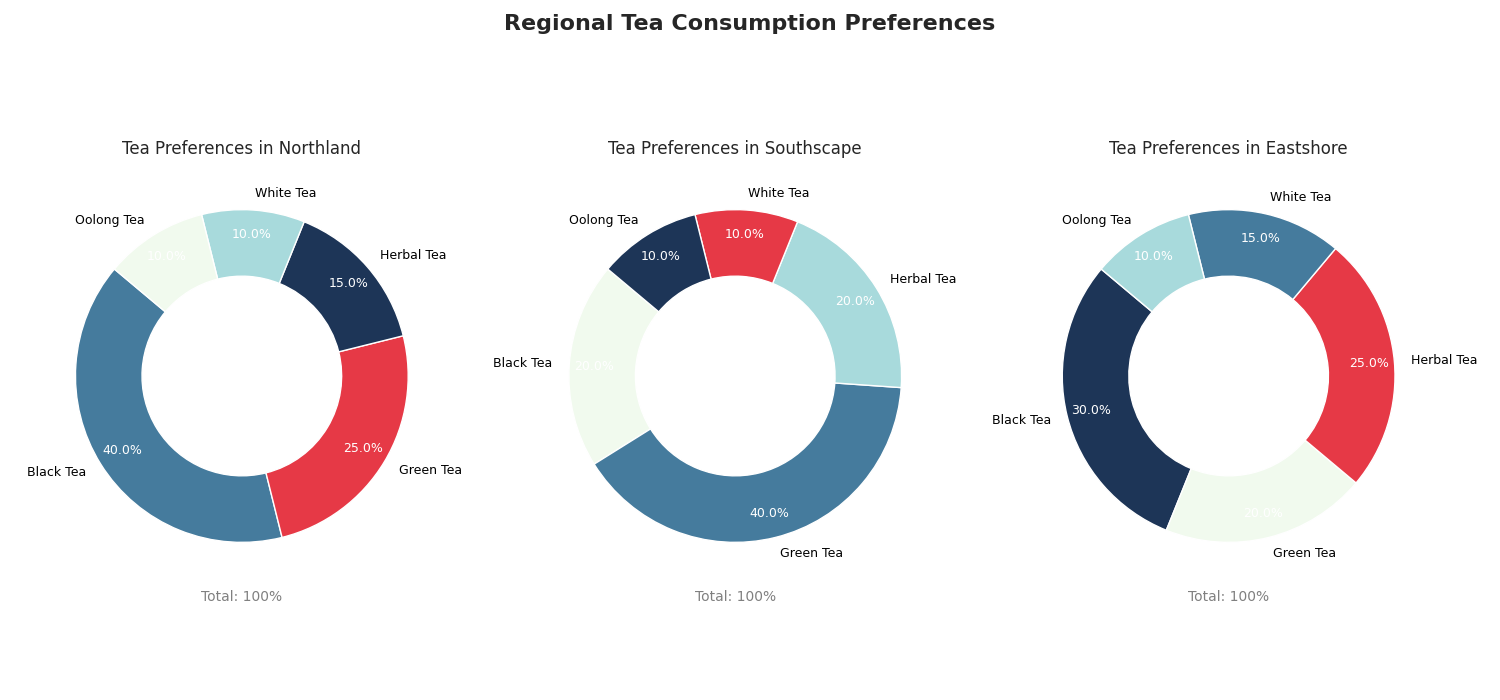

Recreate this plot in Python.
import matplotlib.pyplot as plt
import numpy as np

regions = ["Northland", "Southscape", "Eastshore"]
tea_types = ["Black Tea", "Green Tea", "Herbal Tea", "White Tea", "Oolong Tea"]
northland_consumption = [40, 25, 15, 10, 10]
southscape_consumption = [20, 40, 20, 10, 10]
eastshore_consumption = [30, 20, 25, 15, 10]

consumption_data = [northland_consumption, southscape_consumption, eastshore_consumption]

colors = ['#e63946', '#a8dadc', '#1d3557', '#f1faee', '#457b9d']

fig, ax = plt.subplots(1, 3, figsize=(15, 7), subplot_kw=dict(aspect="equal"))

# Shuffling colors for each region's chart without using random module
shuffled_colors = [
    ['#457b9d', '#e63946', '#1d3557', '#a8dadc', '#f1faee'],  # Northland
    ['#f1faee', '#457b9d', '#a8dadc', '#e63946', '#1d3557'],  # Southscape
    ['#1d3557', '#f1faee', '#e63946', '#457b9d', '#a8dadc']   # Eastshore
]

for i, data in enumerate(consumption_data):
    wedges, texts, autotexts = ax[i].pie(
        data, colors=shuffled_colors[i], wedgeprops=dict(width=0.4, edgecolor='w'), startangle=140,
        labels=tea_types, autopct='%1.1f%%', pctdistance=0.85, textprops=dict(color="w", fontsize=9)
    )
    for text in texts:
        text.set_color('black')
    ax[i].set_title(f'Tea Preferences in {regions[i]}', fontsize=12, pad=10)
    ax[i].set_xlabel(f'Total: {sum(data)}%', fontsize=10, color='gray')

plt.suptitle("Regional Tea Consumption Preferences", fontsize=16, fontweight='bold', y=0.98)

plt.tight_layout(rect=[0, 0.03, 1, 0.95])
plt.show()
